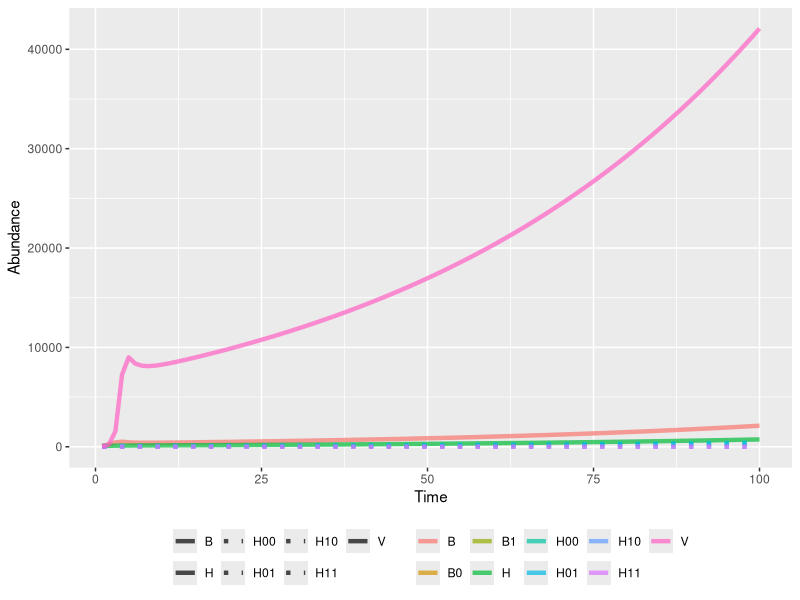
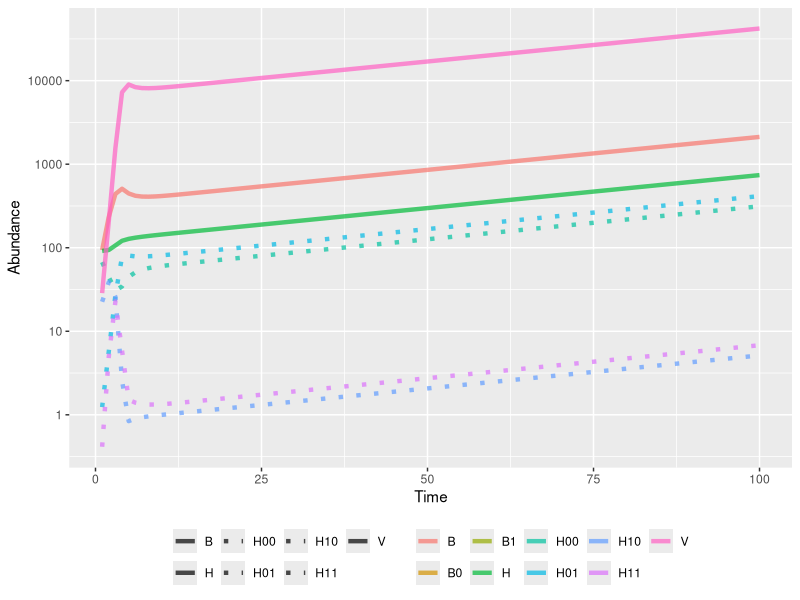

Generate these figures, in order, with R:
library(ggplot2)
library(tidyverse)

set.seed(42)

# -------- PARAMETERS ----------------------------
# Setup the parameters.
tmax <- 100

k <- 10 
phi <- 2
b <- 100
FH <- c(.9, 1.1, 1.4, 1.2)  # Contribution to host pool
FB <- c(0, k/2, k, k/2)  # Contribution to bacterial pool
FV <- c(0, b, 0, b*2)  # Contribution to viral pool

# Absorption rates
dBV <- 0.2
dHB <- 0.3

# -------- DATA SETUP -------------------------
# Preallocate timeseries data arrays based on simulation length, tmax.
H <- rep(0, tmax) # Host
B <- rep(0, tmax) # Bacteria
V <- rep(0, tmax) # Virus
B0 <- rep(0, tmax) # Bacteria with no virus
B1 <- rep(0, tmax) # Bacteria with at least one virus
H00 <- rep(0, tmax) # Hosts with 0 empty bact and 0 infected bact
H01 <- rep(0, tmax) # Hosts with 0 empty bact and 1 infected bact
H10 <- rep(0, tmax) # Hosts with at least 1 empty bact and 0 infected bact
H11 <- rep(0, tmax) # Hosts with at least one of both

# -------- FUNCTIONS ------------------------

# Return the density parameter of bacteria and virus 
muBV <- function(V, B) aBV(V / B) * V / B

# Return the density parameter of hosts and bacteria
muHB <- function(H, B) aHB(B / H) * B / H

# Return the absorption rate of viruses by bacteria
aBV <- function(r) dBV

# Return the absorption rate of viruses by bacteria
aHB <- function(r) dHB

# Probability of getting exactly zero occurrences in a Poisson distribution
P0 <- function(d) P(0, d)

# Probability of getting at least one occurrence in a Poisson distribution
P1 <- function(d) 1 - P0(d)

# Compute probabilities in a Poisson distribution
P <- function(m, d) {
  if (is.na(d)) {
    d <- 1e20  # If density goes to inf treat it as a huge number
  }
  
  if (d == 0) {
    return(ifelse(m == 0, 1, 0))
  }
  
  (exp(-d) * d^m) / factorial(m)
}

# Update the abundances of infected and uninfected bacteria at time t
infect_bacteria <- function(t, B, V) {
  muBV_val <- muBV(V[t], B[t])
  B0 <- P0(muBV_val) * B[t] # Bacteria with no virus
  B1 <- P1(muBV_val) * B[t] # Bacteria with at least one virus
  list(B0 = B0, B1 = B1)
}

# Update the abundances of tripartite holobionts
infected_bacteria_enter_hosts <- function(t, H, B0, B1) {
  muHB_B0 <- muHB(H[t], B0[t])
  muHB_B1 <- muHB(H[t], B1[t])
  H00 <- P0(muHB_B0) * P0(muHB_B1) * H[t]
  H01 <- P0(muHB_B0) * P1(muHB_B1) * H[t]
  H10 <- P1(muHB_B0) * P0(muHB_B1) * H[t]
  H11 <- P1(muHB_B0) * P1(muHB_B1) * H[t]
  list(H00 = H00, H01 = H01, H10 = H10, H11 = H11)
}

# Update the abundances of individuals for time t+1
update_individuals <- function(t, H, B, V, H00, H01, H10, H11) {
  H[t+1] <- FH %*% c(H00, H01, H10, H11)
  B[t+1] <- FB %*% c(H00, H01, H10, H11)
  V[t+1] <- FV %*% c(H00, H01, H10, H11)
  list(H = H, B = B, V = V)
}

# =============== MAIN SIMULATION ==========================

# Random Initial Conditions
H[1] <- runif(1) * 100
B[1] <- runif(1) * 100
V[1] <- runif(1) * 100

# Iterate the simulation
for (t in 1:tmax) {
  bacteria <- infect_bacteria(t, B, V)
  B0[t] <- bacteria$B0
  B1[t] <- bacteria$B1
  
  hosts <- infected_bacteria_enter_hosts(t, H, B0, B1)
  H00[t] <- hosts$H00
  H01[t] <- hosts$H01
  H10[t] <- hosts$H10
  H11[t] <- hosts$H11
  
  if (t < tmax) {
    individuals <- update_individuals(t, H, B, V, H00[t], H01[t], H10[t], H11[t])
    H <- individuals$H
    B <- individuals$B
    V <- individuals$V
  }
}

# Make tibble of data and melt it
data <- tibble(t = seq(1, tmax), H = H, B = B, V = V, B0 = B0, B1 = B1, 
               H00 = H00, H01 = H01, H10 = H10, H11 = H11)

melted_data <- data %>%
  pivot_longer(cols = -t, names_to = "variable", values_to = "value")

# ---------------- PLOT ------------------------------
theme_set(theme_gray())

p <- ggplot(
  data = melted_data,
  mapping = aes(x = t, y = value, color = variable, linetype = variable)
) +
  geom_line(size = 1.5, alpha = 0.7) +  # Adjust alpha here
  scale_linetype_manual(values = c(H = "solid", B = "solid", V = "solid", 
                                   H00 = "dotted", H01 = "dotted", H10 = "dotted", H11 = "dotted")) +
  labs(x = "Time", y = "Abundance") +
  theme(legend.title = element_blank(), legend.position = "bottom")

# Print the plot
print(p)

# Print the log plot
print(p + scale_y_log10())
